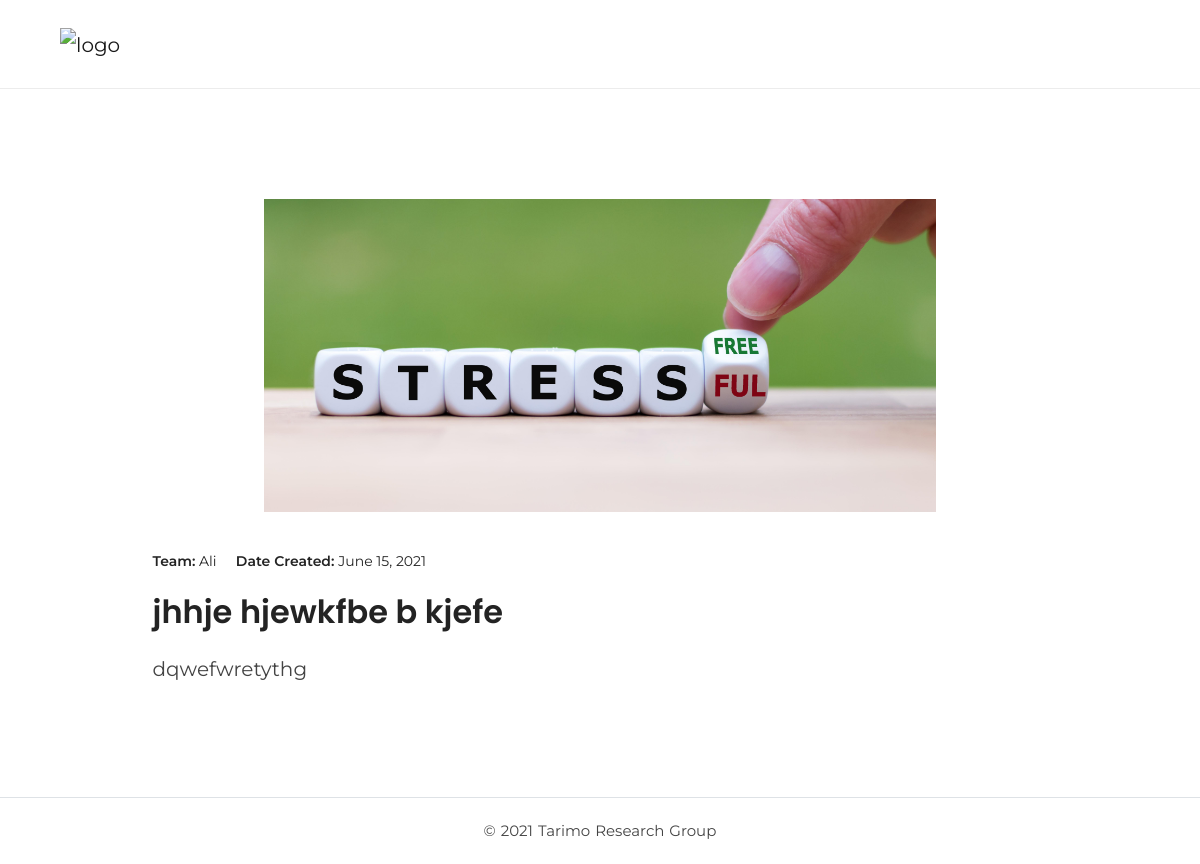
Screenshot of /blogs/jhhje-hjewkfbe-b-kjefe/ with the database file from the repository.
### research_site/models.py (models this page shows, shortened)
class Post(models.Model):
	title = models.CharField(max_length=200)
	author = models.CharField(max_length=200)
	content = models.TextField()
	created_date = models.DateTimeField(auto_now_add=True,verbose_name="Creation Date")
	post_image = models.FileField(upload_to='posts', blank = True,null = True,verbose_name="Add Photos to Article")
	slug = models.SlugField(unique=True, blank=True, null=True)
	class Meta:
		ordering = ['-created_date']

### research_site/views.py (the view)
# urls.py: path('blogs/<str:slug>/', BlogSingle.as_view(), name='blog_detail'),
class BlogSingle(generic.DetailView):
    model = Post
    template_name = 'blog_details.html'
    def get_queryset(self):
        return self.model.objects.filter(slug=self.kwargs['slug'])

### templates/blog_details.html
{% extends "base.html" %}
{% block content %}
<div class="row justify-content-center">
    <div class="col-lg-10 col-md-11">
        <div class="text-center">
          <img src="{{ object.post_image.url }}" class="margin-30px-bottom" style="max-width:75%;" alt="..." >
        </div>
        <span class="text-extra-dark-gray font-size14"><span class="font-weight-600">Team:</span><span> {{ object.author }}<span class="font-weight-600"> &nbsp; &nbsp;   Date Created: </span>{{ object.created_date.date }}</span></span>
        <h5 class="margin-15px-top font-weight-600 font-size32 sm-font-size28 xs-font-size24 line-height-40 xs-line-height-30">{{ object.title }}</h5>
        <div>
          {% autoescape off %}
            {{ object.content }}
          {% endautoescape %}
        </div>
    </div>
</div>
{% endblock %}

### rows the page displays
Post: post_image (picture), author "Ali", created_date "June 15, 2021", title "jhhje hjewkfbe b kjefe", content "dqwefwretythg"
